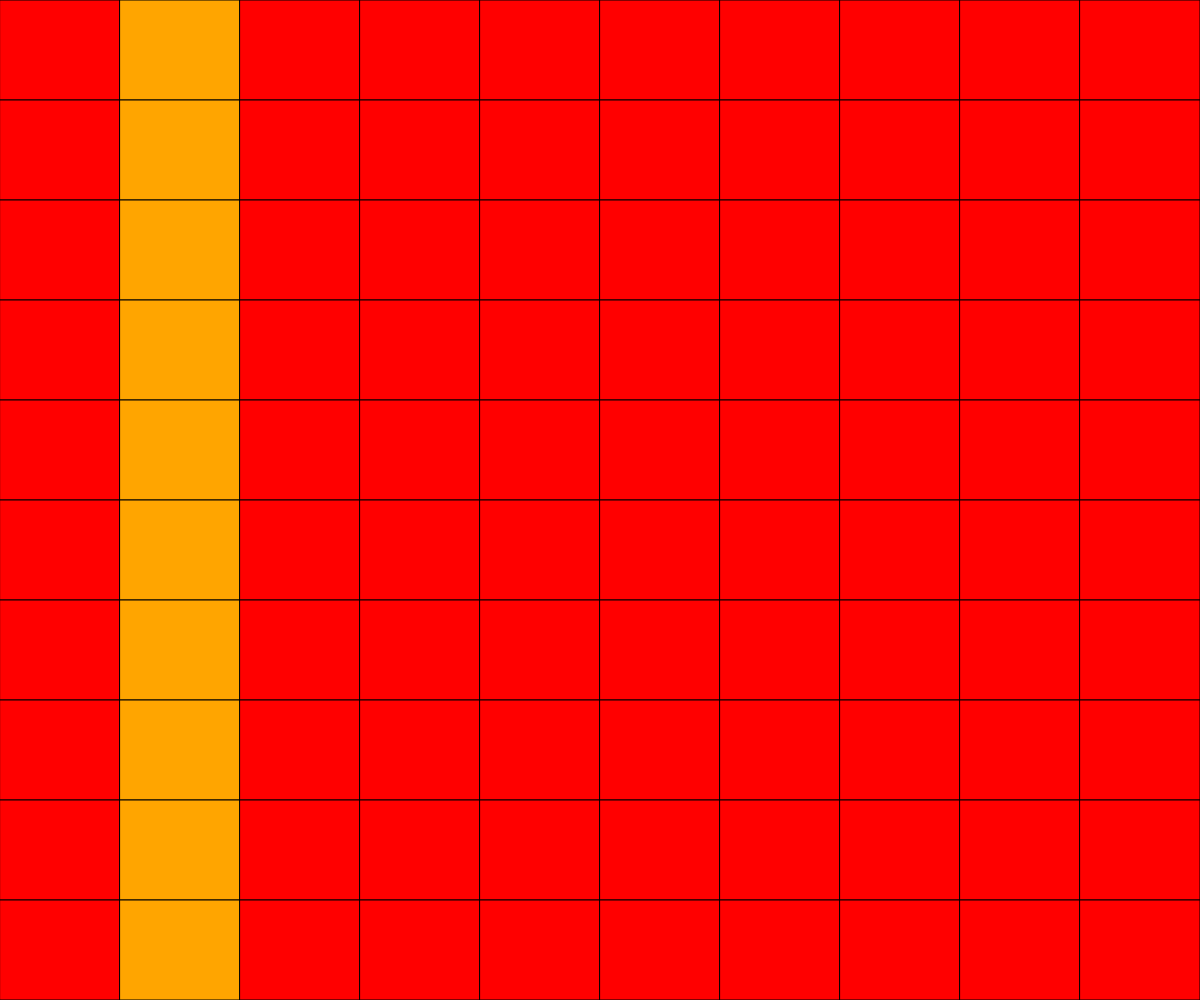
Frame 1 (no input)
Frame 60 (no input): identical to frame 1, image omitted
Frame 120 (the mouse pressed at the canvas centre since frame 60): identical to frame 1, image omitted

The p5.js sketch that drew this single still picture (run headless with seeded random() and noise() and a simulated clock; from frame 60 on, the mouse is pressed at the canvas centre):

// p5.js sketch
// ── sketch.js
function setup() {
  createCanvas(window.innerWidth, window.innerHeight);
}

var width = window.innerWidth;
var height = window.innerHeight;
var blockwidth = width/10;
var blockheight = height/10;

var a = 'red';
var b = 'orange';
var c = 'yellow';
var d = 'green';
var e = 'blue';
var f = 'purple';
var g = 'pink';

function draw() {
  //Column 1
  fill(color(a));
  rect(0, 0, blockwidth, blockheight)
  fill(color(a));
  rect(0, blockheight, blockwidth, blockheight)
  fill(color(a));
  rect(0, blockheight * 2, blockwidth, blockheight)
  fill(color(a));
  rect(0, blockheight * 3, blockwidth, blockheight)
  fill(color(a));
  rect(0, blockheight * 4, blockwidth, blockheight)
  fill(color(a));
  rect(0, blockheight * 5, blockwidth, blockheight)
  fill(color(a));
  rect(0, blockheight * 6, blockwidth, blockheight)
  fill(color(a));
  rect(0, blockheight * 7, blockwidth, blockheight)
  fill(color(a));
  rect(0, blockheight * 8, blockwidth, blockheight)
  fill(color(a));
  rect(0, blockheight * 9, blockwidth, blockheight)

  //Column 2
  fill(color(b));
  rect(blockwidth, 0, blockwidth, blockheight)
  fill(color(b));
  rect(blockwidth, blockheight, blockwidth, blockheight)
  fill(color(b));
  rect(blockwidth, blockheight * 2, blockwidth, blockheight)
  fill(color(b));
  rect(blockwidth, blockheight * 3, blockwidth, blockheight)
  fill(color(b));
  rect(blockwidth, blockheight * 4, blockwidth, blockheight)
  fill(color(b));
  rect(blockwidth, blockheight * 5, blockwidth, blockheight)
  fill(color(b));
  rect(blockwidth, blockheight * 6, blockwidth, blockheight)
  fill(color(b));
  rect(blockwidth, blockheight * 7, blockwidth, blockheight)
  fill(color(b));
  rect(blockwidth, blockheight * 8, blockwidth, blockheight)
  fill(color(b));
  rect(blockwidth, blockheight * 9, blockwidth, blockheight)

var n = 2;
  //Column 3
  fill(color(a));
  rect(blockwidth * n, 0, blockwidth, blockheight)
  fill(color(a));
  rect(blockwidth * n, blockheight, blockwidth, blockheight)
  fill(color(a));
  rect(blockwidth * n, blockheight * 2, blockwidth, blockheight)
  fill(color(a));
  rect(blockwidth * n, blockheight * 3, blockwidth, blockheight)
  fill(color(a));
  rect(blockwidth * n, blockheight * 4, blockwidth, blockheight)
  fill(color(a));
  rect(blockwidth * n, blockheight * 5, blockwidth, blockheight)
  fill(color(a));
  rect(blockwidth * n, blockheight * 6, blockwidth, blockheight)
  fill(color(a));
  rect(blockwidth * n, blockheight * 7, blockwidth, blockheight)
  fill(color(a));
  rect(blockwidth * n, blockheight * 8, blockwidth, blockheight)
  fill(color(a));
  rect(blockwidth * n, blockheight * 9, blockwidth, blockheight)

var n = 3;
  //Column 4
  fill(color(a));
  rect(blockwidth * n, 0, blockwidth, blockheight)
  fill(color(a));
  rect(blockwidth * n, blockheight, blockwidth, blockheight)
  fill(color(a));
  rect(blockwidth * n, blockheight * 2, blockwidth, blockheight)
  fill(color(a));
  rect(blockwidth * n, blockheight * 3, blockwidth, blockheight)
  fill(color(a));
  rect(blockwidth * n, blockheight * 4, blockwidth, blockheight)
  fill(color(a));
  rect(blockwidth * n, blockheight * 5, blockwidth, blockheight)
  fill(color(a));
  rect(blockwidth * n, blockheight * 6, blockwidth, blockheight)
  fill(color(a));
  rect(blockwidth * n, blockheight * 7, blockwidth, blockheight)
  fill(color(a));
  rect(blockwidth * n, blockheight * 8, blockwidth, blockheight)
  fill(color(a));
  rect(blockwidth * n, blockheight * 9, blockwidth, blockheight)

var n = 4;
  //Column 5
  fill(color(a));
  rect(blockwidth * n, 0, blockwidth, blockheight)
  fill(color(a));
  rect(blockwidth * n, blockheight, blockwidth, blockheight)
  fill(color(a));
  rect(blockwidth * n, blockheight * 2, blockwidth, blockheight)
  fill(color(a));
  rect(blockwidth * n, blockheight * 3, blockwidth, blockheight)
  fill(color(a));
  rect(blockwidth * n, blockheight * 4, blockwidth, blockheight)
  fill(color(a));
  rect(blockwidth * n, blockheight * 5, blockwidth, blockheight)
  fill(color(a));
  rect(blockwidth * n, blockheight * 6, blockwidth, blockheight)
  fill(color(a));
  rect(blockwidth * n, blockheight * 7, blockwidth, blockheight)
  fill(color(a));
  rect(blockwidth * n, blockheight * 8, blockwidth, blockheight)
  fill(color(a));
  rect(blockwidth * n, blockheight * 9, blockwidth, blockheight)

var n = 5;
  //Column 6
  fill(color(a));
  rect(blockwidth * n, 0, blockwidth, blockheight)
  fill(color(a));
  rect(blockwidth * n, blockheight, blockwidth, blockheight)
  fill(color(a));
  rect(blockwidth * n, blockheight * 2, blockwidth, blockheight)
  fill(color(a));
  rect(blockwidth * n, blockheight * 3, blockwidth, blockheight)
  fill(color(a));
  rect(blockwidth * n, blockheight * 4, blockwidth, blockheight)
  fill(color(a));
  rect(blockwidth * n, blockheight * 5, blockwidth, blockheight)
  fill(color(a));
  rect(blockwidth * n, blockheight * 6, blockwidth, blockheight)
  fill(color(a));
  rect(blockwidth * n, blockheight * 7, blockwidth, blockheight)
  fill(color(a));
  rect(blockwidth * n, blockheight * 8, blockwidth, blockheight)
  fill(color(a));
  rect(blockwidth * n, blockheight * 9, blockwidth, blockheight)

var n = 6;
  //Column 7
  fill(color(a));
  rect(blockwidth * n, 0, blockwidth, blockheight)
  fill(color(a));
  rect(blockwidth * n, blockheight, blockwidth, blockheight)
  fill(color(a));
  rect(blockwidth * n, blockheight * 2, blockwidth, blockheight)
  fill(color(a));
  rect(blockwidth * n, blockheight * 3, blockwidth, blockheight)
  fill(color(a));
  rect(blockwidth * n, blockheight * 4, blockwidth, blockheight)
  fill(color(a));
  rect(blockwidth * n, blockheight * 5, blockwidth, blockheight)
  fill(color(a));
  rect(blockwidth * n, blockheight * 6, blockwidth, blockheight)
  fill(color(a));
  rect(blockwidth * n, blockheight * 7, blockwidth, blockheight)
  fill(color(a));
  rect(blockwidth * n, blockheight * 8, blockwidth, blockheight)
  fill(color(a));
  rect(blockwidth * n, blockheight * 9, blockwidth, blockheight)

var n = 7;
  //Column 8
  fill(color(a));
  rect(blockwidth * n, 0, blockwidth, blockheight)
  fill(color(a));
  rect(blockwidth * n, blockheight, blockwidth, blockheight)
  fill(color(a));
  rect(blockwidth * n, blockheight * 2, blockwidth, blockheight)
  fill(color(a));
  rect(blockwidth * n, blockheight * 3, blockwidth, blockheight)
  fill(color(a));
  rect(blockwidth * n, blockheight * 4, blockwidth, blockheight)
  fill(color(a));
  rect(blockwidth * n, blockheight * 5, blockwidth, blockheight)
  fill(color(a));
  rect(blockwidth * n, blockheight * 6, blockwidth, blockheight)
  fill(color(a));
  rect(blockwidth * n, blockheight * 7, blockwidth, blockheight)
  fill(color(a));
  rect(blockwidth * n, blockheight * 8, blockwidth, blockheight)
  fill(color(a));
  rect(blockwidth * n, blockheight * 9, blockwidth, blockheight)

var n = 8;
  //Column 9
  fill(color(a));
  rect(blockwidth * n, 0, blockwidth, blockheight)
  fill(color(a));
  rect(blockwidth * n, blockheight, blockwidth, blockheight)
  fill(color(a));
  rect(blockwidth * n, blockheight * 2, blockwidth, blockheight)
  fill(color(a));
  rect(blockwidth * n, blockheight * 3, blockwidth, blockheight)
  fill(color(a));
  rect(blockwidth * n, blockheight * 4, blockwidth, blockheight)
  fill(color(a));
  rect(blockwidth * n, blockheight * 5, blockwidth, blockheight)
  fill(color(a));
  rect(blockwidth * n, blockheight * 6, blockwidth, blockheight)
  fill(color(a));
  rect(blockwidth * n, blockheight * 7, blockwidth, blockheight)
  fill(color(a));
  rect(blockwidth * n, blockheight * 8, blockwidth, blockheight)
  fill(color(a));
  rect(blockwidth * n, blockheight * 9, blockwidth, blockheight)

var n = 9;
  //Column 10
  fill(color(a));
  rect(blockwidth * n, 0, blockwidth, blockheight)
  fill(color(a));
  rect(blockwidth * n, blockheight, blockwidth, blockheight)
  fill(color(a));
  rect(blockwidth * n, blockheight * 2, blockwidth, blockheight)
  fill(color(a));
  rect(blockwidth * n, blockheight * 3, blockwidth, blockheight)
  fill(color(a));
  rect(blockwidth * n, blockheight * 4, blockwidth, blockheight)
  fill(color(a));
  rect(blockwidth * n, blockheight * 5, blockwidth, blockheight)
  fill(color(a));
  rect(blockwidth * n, blockheight * 6, blockwidth, blockheight)
  fill(color(a));
  rect(blockwidth * n, blockheight * 7, blockwidth, blockheight)
  fill(color(a));
  rect(blockwidth * n, blockheight * 8, blockwidth, blockheight)
  fill(color(a));
  rect(blockwidth * n, blockheight * 9, blockwidth, blockheight)
}
